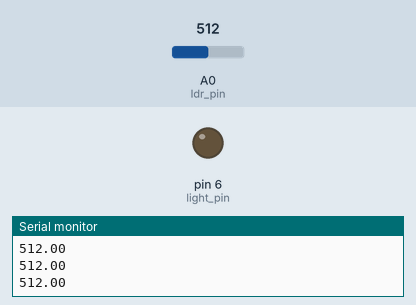
A sketch run on a simulated Arduino Uno, built with avr-gcc and run on an emulated ATmega328P. On the bench: output pins drawn as LEDs (lit = HIGH), the last lines printed to the serial monitor. The inputs (shaded band) are chosen by the test bench; at power-on: A0 (ldr_pin) = 512.

Above: at 1.2 s.
1.3 s: A0 (ldr_pin) set to 52
3.0 s: A0 (ldr_pin) set to 47
At 4.2 s:
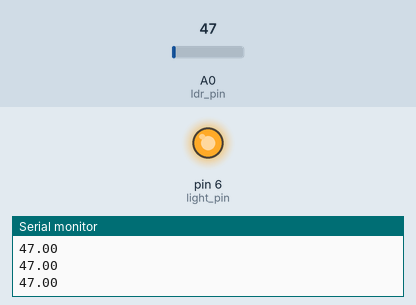
4.8 s: A0 (ldr_pin) set to 122
At 5.7 s:
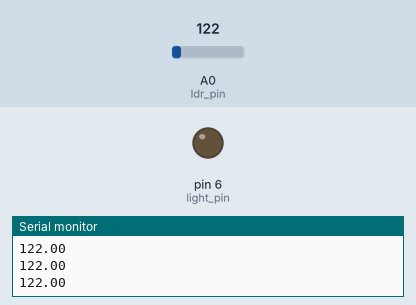
6.6 s: A0 (ldr_pin) set to 40
At 7.2 s:
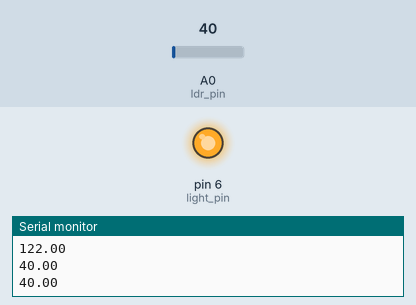
Timing chart, 0 to 9.4 s (numbered marks = the images above; inputs shaded):
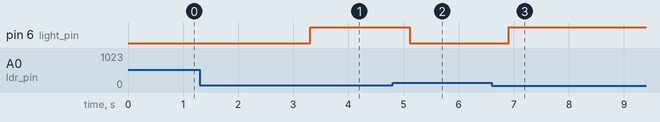

Measured:
- the behaviour switches between 50 and 49 on A0 (ldr_pin) (found by bisection; images 0 and 1)
- after the input at 3.0 s, pin 6 (light_pin): LOW → HIGH after 0.31 s
- after the input at 4.8 s, pin 6 (light_pin): HIGH → LOW after 0.31 s
- after the input at 6.6 s, pin 6 (light_pin): LOW → HIGH after 0.31 s

The sketch:

auto_light_up_in_dark.ino
```cpp
/* The script uses the relay module and the LDR to automate the room lighting.
If the room is dark, light up a bulb with the relay module. */


int light_pin = 6;
int ldr_pin = A0;


void setup() {
  Serial.begin(9600);
  pinMode(light_pin, OUTPUT);
}


void loop() {
  float brightness = analogRead(ldr_pin);
  Serial.println(brightness);
  delay(300);

  if (brightness < 50) {
    digitalWrite(light_pin, 1);
  } else {
    digitalWrite(light_pin, 0);
  }
}
```
